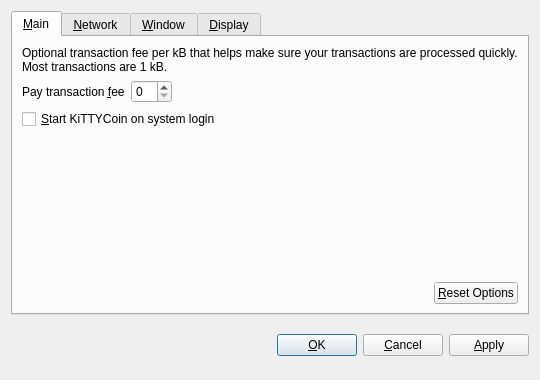
<?xml version="1.0" encoding="UTF-8"?>
<ui version="4.0">
 <class>OptionsDialog</class>
 <widget class="QDialog" name="OptionsDialog">
  <property name="geometry">
   <rect>
    <x>0</x>
    <y>0</y>
    <width>540</width>
    <height>380</height>
   </rect>
  </property>
  <property name="windowTitle">
   <string>Options</string>
  </property>
  <property name="modal">
   <bool>true</bool>
  </property>
  <layout class="QVBoxLayout" name="verticalLayout">
   <item>
    <widget class="QTabWidget" name="tabWidget">
     <property name="tabPosition">
      <enum>QTabWidget::North</enum>
     </property>
     <property name="currentIndex">
      <number>0</number>
     </property>
     <widget class="QWidget" name="tabMain">
      <attribute name="title">
       <string>&amp;Main</string>
      </attribute>
      <layout class="QVBoxLayout" name="verticalLayout_Main">
       <item>
        <widget class="QLabel" name="transactionFeeInfoLabel">
         <property name="text">
          <string>Optional transaction fee per kB that helps make sure your transactions are processed quickly. Most transactions are 1 kB.</string>
         </property>
         <property name="textFormat">
          <enum>Qt::PlainText</enum>
         </property>
         <property name="wordWrap">
          <bool>true</bool>
         </property>
        </widget>
       </item>
       <item>
        <layout class="QHBoxLayout" name="horizontalLayout_1_Main">
         <item>
          <widget class="QLabel" name="transactionFeeLabel">
           <property name="text">
            <string>Pay transaction &amp;fee</string>
           </property>
           <property name="textFormat">
            <enum>Qt::PlainText</enum>
           </property>
           <property name="buddy">
            <cstring>transactionFee</cstring>
           </property>
          </widget>
         </item>
         <item>
          <widget class="BitcoinAmountField" name="transactionFee"/>
         </item>
         <item>
          <spacer name="horizontalSpacer_1_Main">
           <property name="orientation">
            <enum>Qt::Horizontal</enum>
           </property>
           <property name="sizeHint" stdset="0">
            <size>
             <width>40</width>
             <height>20</height>
            </size>
           </property>
          </spacer>
         </item>
        </layout>
       </item>
       <item>
        <widget class="QCheckBox" name="bitcoinAtStartup">
         <property name="toolTip">
          <string>Automatically start KiTTYCoin after logging in to the system.</string>
         </property>
         <property name="text">
          <string>&amp;Start KiTTYCoin on system login</string>
         </property>
        </widget>
       </item>
       <item>
        <spacer name="verticalSpacer_Main">
         <property name="orientation">
          <enum>Qt::Vertical</enum>
         </property>
         <property name="sizeHint" stdset="0">
          <size>
           <width>20</width>
           <height>40</height>
          </size>
         </property>
        </spacer>
       </item>
       <item>
        <layout class="QHBoxLayout" name="horizontalLayout_2_Main">
         <item>
          <spacer name="horizontalSpacer_2_Main">
           <property name="orientation">
            <enum>Qt::Horizontal</enum>
           </property>
           <property name="sizeHint" stdset="0">
            <size>
             <width>40</width>
             <height>20</height>
            </size>
           </property>
          </spacer>
         </item>
         <item>
          <widget class="QPushButton" name="resetButton">
           <property name="toolTip">
            <string>Reset all client options to default.</string>
           </property>
           <property name="text">
            <string>&amp;Reset Options</string>
           </property>
           <property name="autoDefault">
            <bool>false</bool>
           </property>
          </widget>
         </item>
        </layout>
       </item>
      </layout>
     </widget>
     <widget class="QWidget" name="tabNetwork">
      <attribute name="title">
       <string>&amp;Network</string>
      </attribute>
      <layout class="QVBoxLayout" name="verticalLayout_Network">
       <item>
        <widget class="QCheckBox" name="mapPortUpnp">
         <property name="toolTip">
          <string>Automatically open the KiTTYCoin client port on the router. This only works when your router supports UPnP and it is enabled.</string>
         </property>
         <property name="text">
          <string>Map port using &amp;UPnP</string>
         </property>
        </widget>
       </item>
       <item>
        <widget class="QCheckBox" name="connectSocks">
         <property name="toolTip">
          <string>Connect to the KiTTYCoin network through a SOCKS proxy (e.g. when connecting through Tor).</string>
         </property>
         <property name="text">
          <string>&amp;Connect through SOCKS proxy:</string>
         </property>
        </widget>
       </item>
       <item>
        <layout class="QHBoxLayout" name="horizontalLayout_Network">
         <item>
          <widget class="QLabel" name="proxyIpLabel">
           <property name="text">
            <string>Proxy &amp;IP:</string>
           </property>
           <property name="textFormat">
            <enum>Qt::PlainText</enum>
           </property>
           <property name="buddy">
            <cstring>proxyIp</cstring>
           </property>
          </widget>
         </item>
         <item>
          <widget class="QValidatedLineEdit" name="proxyIp">
           <property name="maximumSize">
            <size>
             <width>140</width>
             <height>16777215</height>
            </size>
           </property>
           <property name="toolTip">
            <string>IP address of the proxy (e.g. 127.0.0.1)</string>
           </property>
          </widget>
         </item>
         <item>
          <widget class="QLabel" name="proxyPortLabel">
           <property name="text">
            <string>&amp;Port:</string>
           </property>
           <property name="textFormat">
            <enum>Qt::PlainText</enum>
           </property>
           <property name="buddy">
            <cstring>proxyPort</cstring>
           </property>
          </widget>
         </item>
         <item>
          <widget class="QLineEdit" name="proxyPort">
           <property name="maximumSize">
            <size>
             <width>55</width>
             <height>16777215</height>
            </size>
           </property>
           <property name="toolTip">
            <string>Port of the proxy (e.g. 9050)</string>
           </property>
          </widget>
         </item>
         <item>
          <widget class="QLabel" name="socksVersionLabel">
           <property name="text">
            <string>SOCKS &amp;Version:</string>
           </property>
           <property name="textFormat">
            <enum>Qt::PlainText</enum>
           </property>
           <property name="buddy">
            <cstring>socksVersion</cstring>
           </property>
          </widget>
         </item>
         <item>
          <widget class="QValueComboBox" name="socksVersion">
           <property name="toolTip">
            <string>SOCKS version of the proxy (e.g. 5)</string>
           </property>
          </widget>
         </item>
         <item>
          <spacer name="horizontalSpacer_Network">
           <property name="orientation">
            <enum>Qt::Horizontal</enum>
           </property>
           <property name="sizeHint" stdset="0">
            <size>
             <width>40</width>
             <height>20</height>
            </size>
           </property>
          </spacer>
         </item>
        </layout>
       </item>
       <item>
        <spacer name="verticalSpacer_Network">
         <property name="orientation">
          <enum>Qt::Vertical</enum>
         </property>
         <property name="sizeHint" stdset="0">
          <size>
           <width>20</width>
           <height>40</height>
          </size>
         </property>
        </spacer>
       </item>
      </layout>
     </widget>
     <widget class="QWidget" name="tabWindow">
      <attribute name="title">
       <string>&amp;Window</string>
      </attribute>
      <layout class="QVBoxLayout" name="verticalLayout_Window">
       <item>
        <widget class="QCheckBox" name="minimizeToTray">
         <property name="toolTip">
          <string>Show only a tray icon after minimizing the window.</string>
         </property>
         <property name="text">
          <string>&amp;Minimize to the tray instead of the taskbar</string>
         </property>
        </widget>
       </item>
       <item>
        <widget class="QCheckBox" name="minimizeOnClose">
         <property name="toolTip">
          <string>Minimize instead of exit the application when the window is closed. When this option is enabled, the application will be closed only after selecting Quit in the menu.</string>
         </property>
         <property name="text">
          <string>M&amp;inimize on close</string>
         </property>
        </widget>
       </item>
       <item>
        <spacer name="verticalSpacer_Window">
         <property name="orientation">
          <enum>Qt::Vertical</enum>
         </property>
         <property name="sizeHint" stdset="0">
          <size>
           <width>20</width>
           <height>40</height>
          </size>
         </property>
        </spacer>
       </item>
      </layout>
     </widget>
     <widget class="QWidget" name="tabDisplay">
      <attribute name="title">
       <string>&amp;Display</string>
      </attribute>
      <layout class="QVBoxLayout" name="verticalLayout_Display">
       <item>
        <layout class="QHBoxLayout" name="horizontalLayout_1_Display">
         <item>
          <widget class="QLabel" name="langLabel">
           <property name="text">
            <string>User Interface &amp;language:</string>
           </property>
           <property name="textFormat">
            <enum>Qt::PlainText</enum>
           </property>
           <property name="buddy">
            <cstring>lang</cstring>
           </property>
          </widget>
         </item>
         <item>
          <widget class="QValueComboBox" name="lang">
           <property name="toolTip">
            <string>The user interface language can be set here. This setting will take effect after restarting KiTTYCoin.</string>
           </property>
          </widget>
         </item>
        </layout>
       </item>
       <item>
        <layout class="QHBoxLayout" name="horizontalLayout_2_Display">
         <item>
          <widget class="QLabel" name="unitLabel">
           <property name="text">
            <string>&amp;Unit to show amounts in:</string>
           </property>
           <property name="textFormat">
            <enum>Qt::PlainText</enum>
           </property>
           <property name="buddy">
            <cstring>unit</cstring>
           </property>
          </widget>
         </item>
         <item>
          <widget class="QValueComboBox" name="unit">
           <property name="toolTip">
            <string>Choose the default subdivision unit to show in the interface and when sending coins.</string>
           </property>
          </widget>
         </item>
        </layout>
       </item>
       <item>
        <widget class="QCheckBox" name="displayAddresses">
         <property name="toolTip">
          <string>Whether to show KiTTYCoin addresses in the transaction list or not.</string>
         </property>
         <property name="text">
          <string>&amp;Display addresses in transaction list</string>
         </property>
        </widget>
       </item>
       <item>
        <widget class="QCheckBox" name="coinControlFeatures">
         <property name="toolTip">
          <string>Whether to show coin control features or not.</string>
         </property>
         <property name="text">
          <string>Display coin &amp;control features (experts only!)</string>
         </property>
        </widget>
       </item>
       <item>
        <spacer name="verticalSpacer_Display">
         <property name="orientation">
          <enum>Qt::Vertical</enum>
         </property>
         <property name="sizeHint" stdset="0">
          <size>
           <width>20</width>
           <height>40</height>
          </size>
         </property>
        </spacer>
       </item>
      </layout>
     </widget>
    </widget>
   </item>
   <item>
    <layout class="QHBoxLayout" name="horizontalLayout_Buttons">
     <item>
      <spacer name="horizontalSpacer_1">
       <property name="orientation">
        <enum>Qt::Horizontal</enum>
       </property>
       <property name="sizeHint" stdset="0">
        <size>
         <width>40</width>
         <height>48</height>
        </size>
       </property>
      </spacer>
     </item>
     <item>
      <widget class="QLabel" name="statusLabel">
       <property name="font">
        <font>
         <weight>75</weight>
         <bold>true</bold>
        </font>
       </property>
       <property name="text">
        <string/>
       </property>
       <property name="textFormat">
        <enum>Qt::PlainText</enum>
       </property>
       <property name="wordWrap">
        <bool>true</bool>
       </property>
      </widget>
     </item>
     <item>
      <spacer name="horizontalSpacer_2">
       <property name="orientation">
        <enum>Qt::Horizontal</enum>
       </property>
       <property name="sizeHint" stdset="0">
        <size>
         <width>40</width>
         <height>48</height>
        </size>
       </property>
      </spacer>
     </item>
     <item>
      <widget class="QPushButton" name="okButton">
       <property name="text">
        <string>&amp;OK</string>
       </property>
      </widget>
     </item>
     <item>
      <widget class="QPushButton" name="cancelButton">
       <property name="text">
        <string>&amp;Cancel</string>
       </property>
       <property name="autoDefault">
        <bool>false</bool>
       </property>
      </widget>
     </item>
     <item>
      <widget class="QPushButton" name="applyButton">
       <property name="text">
        <string>&amp;Apply</string>
       </property>
       <property name="autoDefault">
        <bool>false</bool>
       </property>
      </widget>
     </item>
    </layout>
   </item>
  </layout>
 </widget>
 <customwidgets>
  <customwidget>
   <class>BitcoinAmountField</class>
   <extends>QSpinBox</extends>
   <header>bitcoinamountfield.h</header>
  </customwidget>
  <customwidget>
   <class>QValueComboBox</class>
   <extends>QComboBox</extends>
   <header>qvaluecombobox.h</header>
  </customwidget>
  <customwidget>
   <class>QValidatedLineEdit</class>
   <extends>QLineEdit</extends>
   <header>qvalidatedlineedit.h</header>
  </customwidget>
 </customwidgets>
 <resources/>
 <connections/>
</ui>
